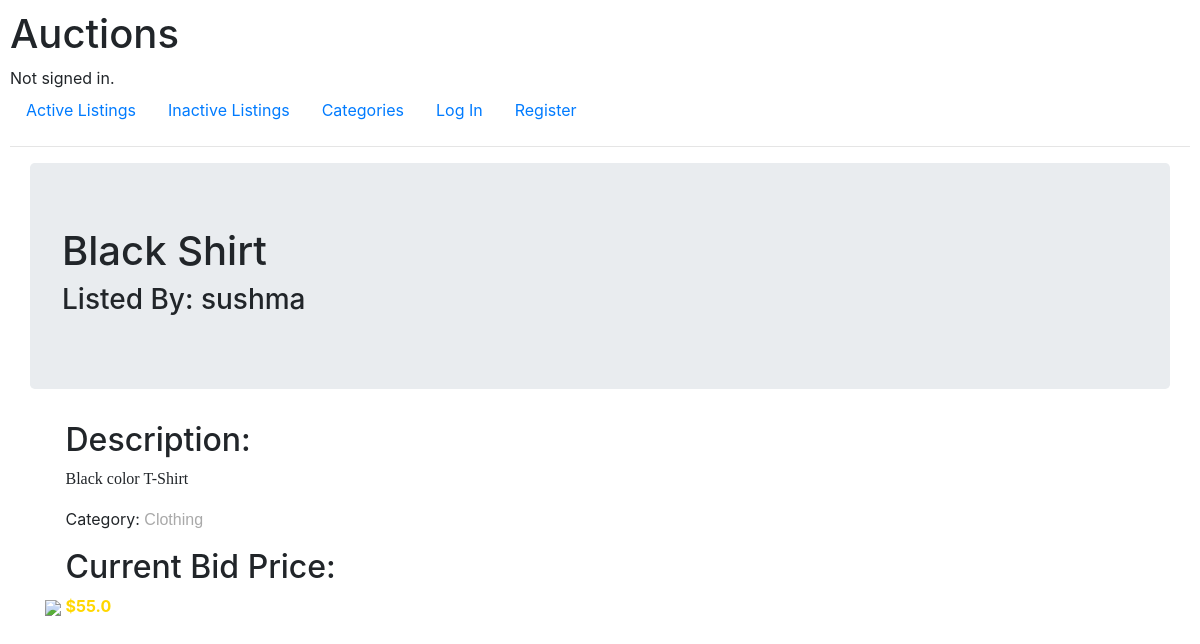
/listing/1, run on the app's committed database.
### auctions/models.py (models this page shows, shortened)
class Listing(models.Model):
    title = models.CharField(max_length = 64)
    description = models.TextField()
    starting_bid = models.FloatField(validators = [MinValueValidator(1)])
    img_url = models.URLField(blank = True)
    user = models.ForeignKey(User, on_delete = models.CASCADE, related_name = "owner")
    category = models.CharField(blank = True, max_length = 64)
    active = models.BooleanField(blank = False, default = True)
    winner = models.ForeignKey(User, blank = True, on_delete = models.CASCADE, related_name = "new_owner", null = True)

class User(AbstractUser):
    pass

class Bid(models.Model):
    value = models.FloatField(validators = [MinValueValidator(1)])
    listing = models.ForeignKey(Listing, verbose_name = "price", on_delete=models.CASCADE)
    user = models.ForeignKey(User, on_delete = models.CASCADE)
    winner = models.BooleanField(default = False)

### auctions/views.py (the view, shortened to what this page needs)
# urls.py: path("listing/<int:listing_id>", views.listing, name = "listing"),
def listing(request, listing_id):
    l = Listing.objects.filter(id = listing_id).first()
    b = Bid.objects.filter(listing = l)
    c = Comment.objects.filter(listing = l)
    highest_bid = l.starting_bid
    if b is not None:
        for bid in b:
            if bid.value > highest_bid:
                highest_bid = bid.value
    return render(request, "auctions/listing.html", {
        "listing": l,
        "highest_bid": highest_bid,
        "min_bid": (highest_bid + 1),
        "comments": c
    })

### auctions/templates/auctions/listing.html (shortened to what this page needs)
{% extends "auctions/layout.html" %}
{% block body %}
    <div class = "container jumbotron">
        <h1>{{listing.title}}</h1>
        <h3>Listed By: {{listing.user}}</h3>
    </div>
    <div class = "container">
        {% if listing.img_url %}
            <img src="{{listing.img_url}}" style = "width: 20vw;">
        {% endif %}
        <div style = "display:inline-block">
            <h2>Description:</h2><p style = "font-family: Georgia, 'Times New Roman', Times, serif;">{{listing.description}}</p>
            {% if listing.category %}
                <p>Category: <span style = "color:darkgray; font-family:'Gill Sans', 'Gill Sans MT', Calibri, 'Trebuchet MS', sans-serif">{{listing.category}}</span></p>
            {% endif %}
            {% if listing.active %}
                <h2>Current Bid Price: </h2><span style = "color:gold; font-weight:bolder">${{highest_bid}}</span>
            {% endif %}
            </div>
    </div>
{% endblock %}

### auctions/static/auctions/styles.css (style rules this page uses)
body { padding: 10px; }

### data on the page
Listing: title "Black Shirt", user "sushma", description "Black color T-Shirt", category "Clothing"
Bid: value "55.0"
